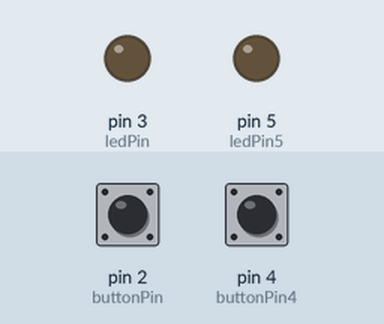
Recording of a sketch running on a simulated Arduino Uno, built with avr-gcc and run on an emulated ATmega328P. On the bench: output pins drawn as LEDs (lit = HIGH). The inputs (shaded band) are chosen by the test bench; at power-on: pin 2 (buttonPin) HIGH, pin 4 (buttonPin4) HIGH.

Above: at 1.2 s.
1.3 s: pin 2 (buttonPin) pulled LOW for 0.15 s
At 2.4 s:
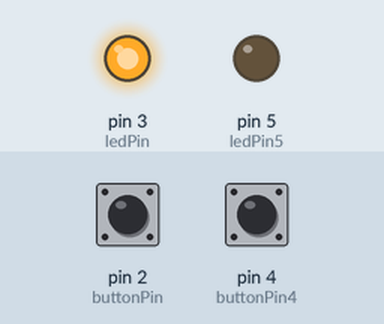
2.9 s: pin 2 (buttonPin) pulled LOW for 1 s
At 3.6 s:
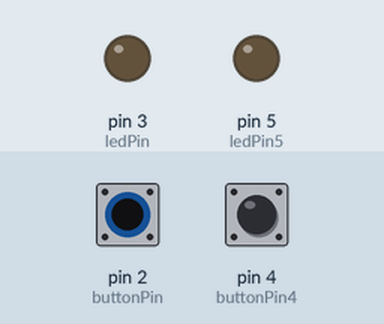
5.4 s: pin 4 (buttonPin4) pulled LOW for 0.15 s
At 6.6 s:
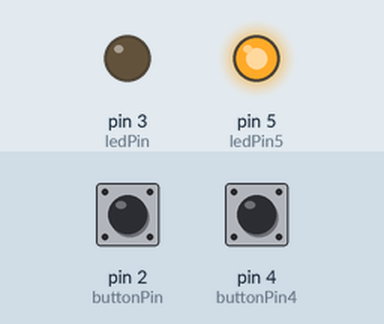
7.0 s: pin 4 (buttonPin4) pulled LOW for 1 s
At 7.9 s:
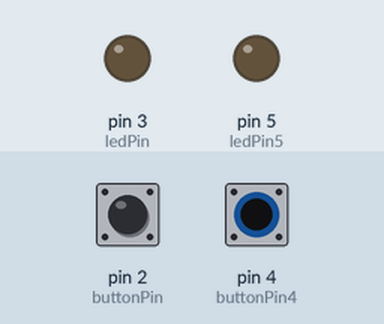
Timing chart, 0 to 10.0 s (numbered marks = the images above; inputs shaded):
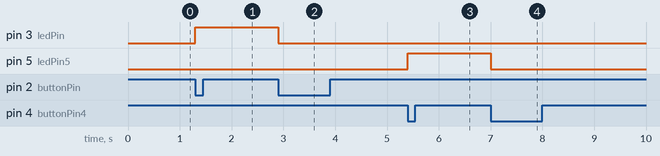

The sketch:

10_SW2_cntl_ActiveH2.ino
```cpp
const int ledPin = 3;
const int buttonPin = 2;
int led_flag = 0; // 0이면 off 1이면 on
int cur_btn_val = 0, pre_btn_vla = 0;

const int ledPin5 = 5;
const int buttonPin4 = 4;
int cur_btn_val2 = 0, pre_btn_vla2 = 0;


void setup() {
  // put your setup code here, to run once:
  Serial.begin(115200);

  pinMode(ledPin, OUTPUT);
  pinMode(buttonPin, INPUT);

  pinMode(ledPin5, OUTPUT);
  pinMode(buttonPin4, INPUT);

  digitalWrite(ledPin, LOW);

  digitalWrite(ledPin5, LOW);

}

void loop() {
  // put your main code here, to run repeatedly:

  cur_btn_val = digitalRead(buttonPin); // 현재값 저장

  cur_btn_val2 = digitalRead(buttonPin4); // 현재값 저장

  if( (cur_btn_val==LOW) && (pre_btn_vla==HIGH) ) {

    if( led_flag == 0 ){
      digitalWrite(ledPin, HIGH);
      led_flag = 1;
    }
    else{
      digitalWrite(ledPin, LOW);
      led_flag = 0;
    }

  }

  if( (cur_btn_val2==LOW) && (pre_btn_vla2==HIGH) ) {

    if( led_flag == 0 ){
      digitalWrite(ledPin5, HIGH);
      led_flag = 1;
    }
    else{
      digitalWrite(ledPin5, LOW);
      led_flag = 0;
    }

  }

  pre_btn_vla = cur_btn_val; // 이전값 갱신

  pre_btn_vla2 = cur_btn_val2; // 이전값 갱신

}
```

Measured:
- after the input at 1.3 s, pin 3 (ledPin): LOW → HIGH at once
- after the input at 2.9 s, pin 3 (ledPin): HIGH → LOW at once
- after the input at 5.4 s, pin 5 (ledPin5): LOW → HIGH at once
- after the input at 7.0 s, pin 5 (ledPin5): HIGH → LOW at once
